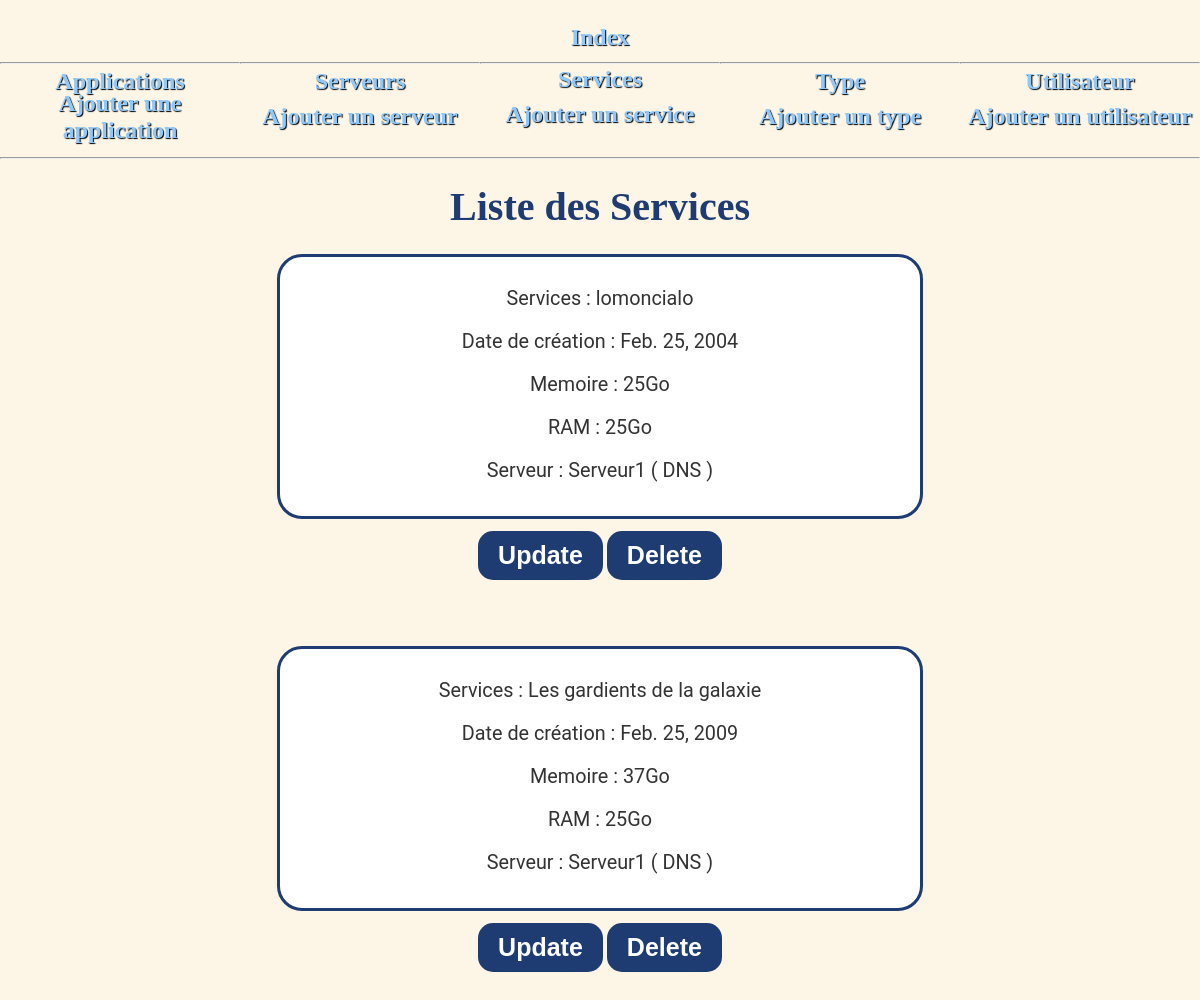
Before: /adminsite/services/ with the older database file.
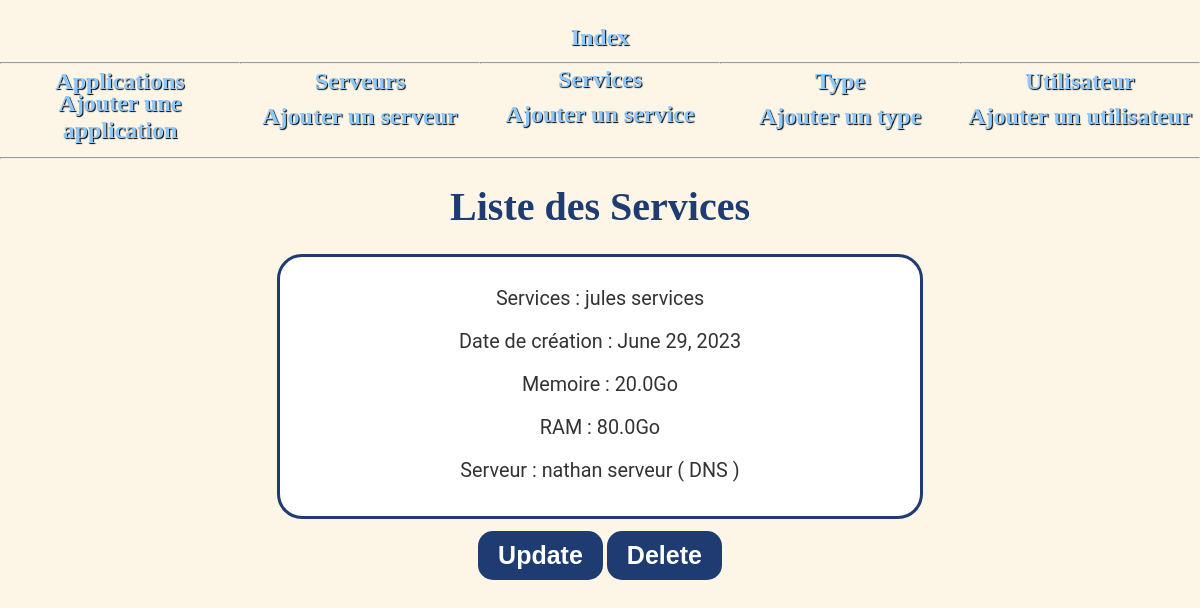
After: the same page with the newer database file.
### adminsite/models.py (models this page shows, shortened)
class Services(models.Model):
    nom = models.CharField(max_length=30)
    date = models.DateField()
    stockage_use = models.CharField(max_length=18,null=True)
    memoire_vive = models.CharField(max_length=18,null=True)
    serveur_lancement = models.ForeignKey(Serveurs, on_delete=models.CASCADE, null=True, related_name="serveur_lancement")

class Serveurs(models.Model):
    nom = models.CharField(max_length=100)
    type = models.ForeignKey(Types, on_delete=models.CASCADE, null=True, related_name="Type")
    processeur = models.IntegerField(max_length=20,null=True)
    memoire_choices = (("64Go","64Go"),("32Go","32Go"),("16Go","16Go"),("8Go","8Go"))
    memoire = models.CharField(max_length=20, choices=memoire_choices, null=True)
    stockage_choices =(("1To","1To"),("512Go","512Go"),("256Go","256Go"), ("128Go","128Go"), ("64Go","64Go"), ("32Go","32Go"))
    stockage = models.CharField(max_length=20, choices=stockage_choices, null=True)
    stockage_initial = models.CharField(max_length=20, null=True, blank=True)
    def __str__(self):
        return f" {self.nom} ( {self.type} )"

class Types(models.Model):
    test_choices = (("Apache","Apache"),("SQL","SQL"),("DNS","DNS"),("Proxy","Proxy"),("Imap","Imap"))
    type = models.CharField(max_length=20, choices=test_choices, null=True)
    description = models.TextField(null = True, blank = True)
    def __str__(self):
        return f"{self.type}"

### adminsite/services_views.py (the view)
# urls.py: path('', views.index),
def index(request):
    app = list(models.Services.objects.all())
    return render(request, 'adminsite/services/affiche.html',{"liste": app})

### adminsite/templates/adminsite/services/affiche.html (shortened to what this page needs)
<!DOCTYPE html>
<html lang="fr">
    {% extends "adminsite/main.html" %}
    {% block content %}
    <h2> Liste des Services</h2>
<ol>
    {% for l in liste %}
    <div class="form">
    <p>Services : {{l.nom}}</p>
    <p>Date de création : {{l.date}}</p>
    <p>Memoire : {{l.stockage_use}}</p>
    <p>RAM : {{l.memoire_vive}}</p>
    <p>Serveur : {{l.serveur_lancement}}</p></div>
<a href="/adminsite/services/update/{{l.id}}/">
<input type="submit" value="Update" class="button">{% csrf_token %}</a>
<a href="/adminsite/services/delete/{{ l.id }}/" >
<input type="submit" value="Delete" class="button">{% csrf_token %}</a>
<br><br>
    {% endfor %}
</ol>
{% endblock %}

### adminsite/templates/adminsite/main.html (shortened to what this page needs)
<!DOCTYPE html>
<html lang="fr">
<head>
    {% load static %}
    <link rel="stylesheet" href="{% static 'adminsite/index.css' %}">
</head>
<body>
    <nav>
            <div class="menu" id="index">
                <div id="resize"><a href="/adminsite/" id="link_index">Index</a><hr/></div>
            </div>
            <div class="menu"><hr><a href="/adminsite/applications/">Applications</a>
                <div class="sousmenu">
                <div class="ajout"><a href="/adminsite/applications/ajout/"> Ajouter une application</a></div>
                </div>
            </div>
            <div class="menu"><hr><a href="/adminsite/serveurs/">Serveurs</a>
                <div class="sousmenu">
                    <div class="ajout"><a href="/adminsite/serveurs/ajout/">Ajouter un serveur</a></div>
                </div>
            </div>
            <div class="menu"><a href="/adminsite/services/">Services</a>
                <div class="sousmenu">
                    <div class="ajout"><a href="/adminsite/services/ajout/">Ajouter un service</a></div>
                </div>
            </div>
            <div class="menu"><hr><a href="/adminsite/types/">Type</a>
                <div class="sousmenu">
                    <div class="ajout"><a href="/adminsite/types/ajout/">Ajouter un type</a></div>
                </div>
            </div>
            <div class="menu"><hr><a href="/adminsite/utilisateurs/">Utilisateur</a>
                <div class="sousmenu">
                    <div class="ajout"><a href="/adminsite/utilisateurs/ajout/">Ajouter un utilisateur</a></div>
                </div>
            </div>
    </nav>
    <hr>
    <main>
        {% block content %}{% endblock %}
    </main>
</body>
</html>

### adminsite/static/adminsite/index.css (style rules this page uses)
* { padding: 0; margin: 0; }
body { text-align: center; background-color:oldlace; }
.button { display: inline-block; padding: 10px 20px; font-size: 25px; font-weight: bold; text-align: center; text-decoration: none; background-color: #1e3c72; color: #fff; border: none; border-radius: 15px; cursor: pointer; transition: background-color 0.3s ease; margin-top: 1%; margin-bottom: 4%; }
.form { max-width: 50%; margin: 0 auto; padding: 20px; margin-top: 4%; padding-bottom: 2%; background-color: #fff; border: 3px solid #1e3c72; border-radius: 25px; font-size: large; }
h2 { color:#1e3c72; font-weight: bold; margin-top: 2%; font-size: 250%; margin-bottom: 2%; }
nav { flex-wrap: wrap; display: flex; font-size: 20px; font-weight: bold; padding-bottom: 25px; }
.menu { width: 20%; height: 70px; }
#index { margin-top: 1%; }
.ajout { height: 100%; }
.sousmenu { height: 35px; width: 100%; }
div > a { width: 100%; display: flex; align-items: center; justify-content: center; height: 35px; font-size: x-large; text-shadow: 1px 1px 1px black; color: rgb(143, 200, 250); }
#index { width: 100%; height: 50px; }
#resize { width: 20%; margin: auto; }
#link_index { height: 50px; }
.form { width: 50%; margin: auto; text-align: center; }
.form > * { padding: 10px; }
p { font-family: 'Roboto', sans-serif; font-size: 110%; color: #333333; }

### adminsite/templates/adminsite/main.html (style rules this page uses)
a:link { text-decoration:none }

Changed rows visible on the page:
removed Services: nom "lomoncialo", date "Feb. 25, 2004", stockage_use "25Go", memoire_vive "25Go", serveur_lancement "Serveur1 ( DNS )"
removed Services: nom "Les gardients de la galaxie", date "Feb. 25, 2009", stockage_use "37Go", memoire_vive "25Go", serveur_lancement "Serveur1 ( DNS )"
added Services: nom "jules services", date "June 29, 2023", stockage_use "20.0Go", memoire_vive "80.0Go", serveur_lancement "nathan serveur ( DNS )"
